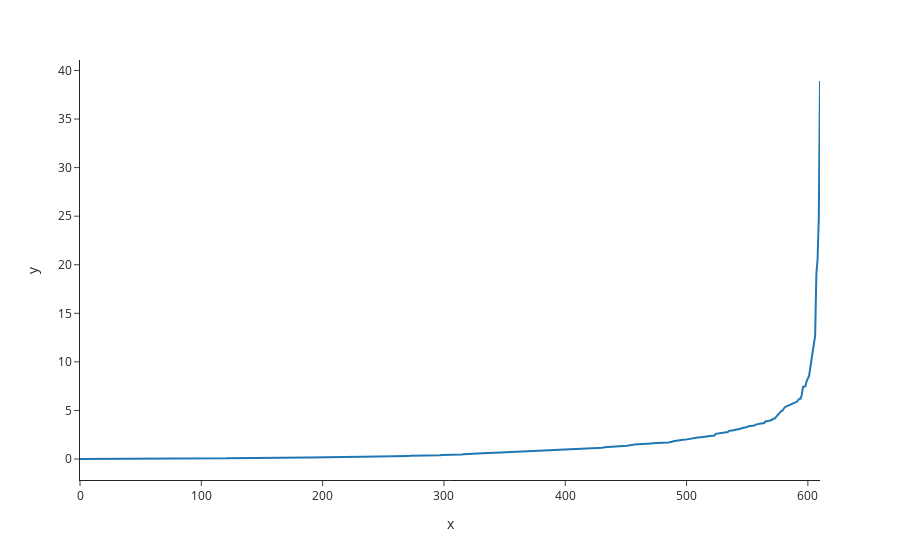

This figure's notebook cell:
### Code cell
distances = np.sort(distances, axis=0)
distances = distances[:,1]
px.line(y=distances )

### Figure 1 — Plotly figure (JSON) as saved in the notebook; plotly's stock layout.template omitted (floating-point values rounded to 4 significant figures; data arrays with more than 128 entries replaced by an {"elided": "..."} marker saying what was removed)
{"data": [{"hovertemplate": "x=%{x}<br>y=%{y}<extra></extra>", "legendgroup": "", "line": {"color": "#1F77B4", "dash": "solid"}, "mode": "lines", "name": "", "orientation": "v", "showlegend": false, "type": "scatter", "x": {"elided": "611 int values"}, "xaxis": "x", "y": {"elided": "611 float values"}, "yaxis": "y"}], "layout": {"legend": {"tracegroupgap": 0}, "margin": {"t": 60}, "xaxis": {"anchor": "y", "domain": [0, 1], "title": {"text": "x"}}, "yaxis": {"anchor": "x", "domain": [0, 1], "title": {"text": "y"}}}}
